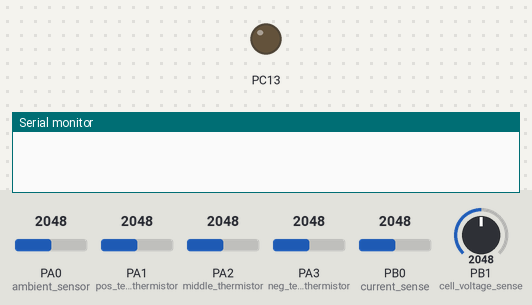
A sketch run on a simulated STM32 Blue Pill. Parts: output pins drawn as LEDs (lit = HIGH), the last lines printed to the serial monitor. The test bench sets the inputs (shaded band); at power-on: PA0 (ambient_sensor) = 2048, PA1 (pos_term_thermistor) = 2048, PA2 (middle_thermistor) = 2048, PA3 (neg_term_thermistor) = 2048, PB0 (current_sense) = 2048, PB1 (cell_voltage_sense) = 2048. Pins used as bus, display or sensor lines are not drawn.

Above: at 0.0 s.
At 0.4 s:
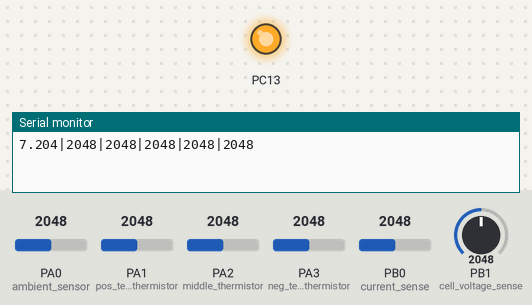
Timing chart, 0 to 1.9 s (numbered marks = the images above):
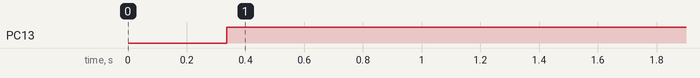

The sketch:

electronic_load_firmware.ino
```cpp
#include<SPI.h>

// Pin Definititions
#define SS PA4
#define ambient_sensor PA0
#define pos_term_thermistor PA1
#define middle_thermistor PA2
#define neg_term_thermistor PA3

#define cell_voltage_sense PB1
#define current_sense PB0

bool ACTIVE = true; // If test is done or not basically - LVC check will change this

bool state = false;
float sense_resistance = 0.11965;  // Resistance in Ohms -- Tweak for accurate vals

float LVC = 2.2; // Low voltage cutoff
float diff_max = 0.01; // slope

int counter = 0; // For testing

String output_data;

// Thermistors
unsigned int ambient_val = 0;
unsigned int pos_term_val = 0;
unsigned int middle_val = 0;
unsigned int neg_term_val = 0;

// Voltage/ current sense
float cell_voltage = 0;
unsigned int current = 0;

int dac_setpoint = 0;


// Offload processing to PC


void setup() {
  // Setup pins
  pinMode(SS, OUTPUT);
  pinMode(PC13, OUTPUT);

  pinMode (ambient_sensor, INPUT);
  pinMode (pos_term_thermistor, INPUT);
  pinMode (middle_thermistor, INPUT);
  pinMode (neg_term_thermistor, INPUT);

  pinMode (cell_voltage_sense, INPUT);
  pinMode (current_sense, INPUT_PULLDOWN);

  // Setup SPI communication for MCP4921
  SPI.begin(); //Initialize the SPI_1 port.
  SPI.setBitOrder(MSBFIRST); // Set the SPI_1 bit order
  SPI.setDataMode(SPI_MODE0); //Set the  SPI_2 data mode 0
  SPI.setClockDivider(SPI_CLOCK_DIV16);      // Slow speed (72 / 16 = 4.5 MHz SPI_1 speed)
  digitalWrite(SS, HIGH);

  // Start serial comm. for PC
  Serial.begin(9600);

  writeDAC(0); // Make sure no current at first

}

int averages = 500;

int lvc_counter = 0;
bool hit_lvc = false;

void loop() {
  // Data Acquisition & Safety Checks (Under voltage, etc.)

  for (int i=0; i<averages; i++){
    /* Check for low voltage condition*/
    float temp_voltage = (float)analogRead(cell_voltage_sense);
    cell_voltage += ((temp_voltage/4095.0)*3.350)*4.300;
    current += analogRead(current_sense);

    /* Get Temp values */
    ambient_val += analogRead(ambient_sensor);
    pos_term_val += analogRead(pos_term_thermistor);
    middle_val += analogRead(middle_thermistor);
    neg_term_val += analogRead(neg_term_thermistor);
  }
  /* Check for low voltage condition*/
  cell_voltage /= averages;
  current /= averages;
  /* Get Temp values */
  ambient_val /= averages;
  pos_term_val /= averages;
  middle_val /= averages;
  neg_term_val /= averages;


/*RE-ENABLE BEFORE CAPACITY TEST*/
  /*
  if (cell_voltage < LVC){
    hit_lvc = true;
    lvc_counter++;
  }
  else if (hit_lvc && lvc_counter > 0){
    lvc_counter--;
    hit_lvc=false;
  }
  if (lvc_counter > 3){
    ACTIVE = false;
  }

  if(!ACTIVE){  // Ensures it is off after low voltage cutoff
    writeDAC(0);
    dac_setpoint = 0;
  }

  */


  if (Serial.available() > 0 & ACTIVE){
    int data = Serial.parseInt();
    Serial.flush();
//    float data = Serial.parseFloat();
//    int val = current_to_val(data);
//    int val = volt_to_val(data);
    writeDAC(data);
    dac_setpoint = data;

//    // State is for LED indicator -- Ensure proper operation
//    state = !state;
//    digitalWrite(PC13, state);
  }

  // Send Data
  // FORMAT: VOLTAGE|CURRENT|AMBIENT_TEMP|POS_TEMP|MIDDLE_TEMP|NEG_TEMP

  if (dac_setpoint > 1){
    digitalWrite(PC13, LOW);
  }
  else{
    digitalWrite(PC13, HIGH);
  }

  output_data = String(cell_voltage, 3) + "|" + String(current) + "|" + String(ambient_val) + "|" + String(pos_term_val) + "|" + String(middle_val) + "|" + String(neg_term_val)+"\n";
  Serial.print(output_data);


  delay(5);   // 200Hz

}

// Custom function to send data to MCP4921
void writeDAC(unsigned int val){
  if (val > 4095){
    val = 4095;
  }

  //Setup data packet
  byte byte1 = B00110000;
  byte byte2 = lowByte(val);
  byte1 |= (B00001111 & highByte(val));

  // Set CS LOW and transfer data
  digitalWrite(SS, LOW);
  SPI.transfer(byte1);
  SPI.transfer(byte2);
  // Set CS back high to end transfer
  digitalWrite(SS, HIGH);
}

int volt_to_val(float volt){
  float supply = 3.35;
  float ratio = volt/supply;
  return round(ratio*4095);
}

int current_to_val(float current_setpoint){
  // V = I*R
  // I = V / R
  // R = sense_resistance
  // V = Effective PWM voltage which is VCC*Duty cycle == 5.0*(PWM_value/4095)
  // We must solve for PWM_value and set the output accordingly

  // Therefore if V = I*R then 5.0*(PWM_value/4095) = current_setpoint * sense_resistance

  // Handle over-current and negative current request

  float voltage = 3.30;   // FIXME: measure proper voltage

  // Max possible current will be voltage/sense_resistance, we can artificially cap this though

  if (current_setpoint > 30){
    current_setpoint = 30;
  }

  if (current_setpoint < 0){
    current_setpoint = 0;
  }

  float pwm_val = ((current_setpoint*sense_resistance)/voltage)*4095;
  int pwm_setpoint = round(pwm_val); // Have to set it to the closest value since we need an int

  return pwm_setpoint;
}
```

Measured:
- by itself, PC13: LOW → HIGH at 0.34 s
